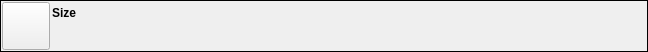
<?xml version="1.0" encoding="UTF-8"?>
<ui version="4.0">
 <class>FileShareItemWidget</class>
 <widget class="QWidget" name="FileShareItemWidget">
  <property name="geometry">
   <rect>
    <x>0</x>
    <y>0</y>
    <width>648</width>
    <height>52</height>
   </rect>
  </property>
  <property name="sizePolicy">
   <sizepolicy hsizetype="Expanding" vsizetype="Minimum">
    <horstretch>0</horstretch>
    <verstretch>52</verstretch>
   </sizepolicy>
  </property>
  <property name="minimumSize">
   <size>
    <width>0</width>
    <height>52</height>
   </size>
  </property>
  <property name="windowTitle">
   <string>Form</string>
  </property>
  <layout class="QGridLayout" name="gridLayout">
   <property name="leftMargin">
    <number>0</number>
   </property>
   <property name="topMargin">
    <number>0</number>
   </property>
   <property name="rightMargin">
    <number>0</number>
   </property>
   <property name="bottomMargin">
    <number>0</number>
   </property>
   <property name="spacing">
    <number>0</number>
   </property>
   <item row="0" column="0">
    <widget class="QFrame" name="m_MainFrame">
     <property name="frameShape">
      <enum>QFrame::Panel</enum>
     </property>
     <property name="frameShadow">
      <enum>QFrame::Plain</enum>
     </property>
     <layout class="QHBoxLayout" name="horizontalLayout_4">
      <property name="spacing">
       <number>2</number>
      </property>
      <property name="leftMargin">
       <number>1</number>
      </property>
      <property name="topMargin">
       <number>1</number>
      </property>
      <property name="rightMargin">
       <number>1</number>
      </property>
      <property name="bottomMargin">
       <number>2</number>
      </property>
      <item>
       <widget class="VxPushButton" name="m_FileIconButton">
        <property name="sizePolicy">
         <sizepolicy hsizetype="Fixed" vsizetype="Fixed">
          <horstretch>0</horstretch>
          <verstretch>0</verstretch>
         </sizepolicy>
        </property>
        <property name="minimumSize">
         <size>
          <width>48</width>
          <height>48</height>
         </size>
        </property>
        <property name="maximumSize">
         <size>
          <width>48</width>
          <height>48</height>
         </size>
        </property>
        <property name="text">
         <string/>
        </property>
        <property name="iconSize">
         <size>
          <width>48</width>
          <height>48</height>
         </size>
        </property>
       </widget>
      </item>
      <item>
       <layout class="QVBoxLayout" name="verticalLayout">
        <property name="spacing">
         <number>0</number>
        </property>
        <item>
         <layout class="QHBoxLayout" name="horizontalLayout_2">
          <property name="spacing">
           <number>5</number>
          </property>
          <property name="bottomMargin">
           <number>2</number>
          </property>
          <item>
           <widget class="QLabel" name="m_FileSizeLabel">
            <property name="font">
             <font>
              <bold>true</bold>
             </font>
            </property>
            <property name="text">
             <string>Size</string>
            </property>
           </widget>
          </item>
          <item>
           <widget class="VxLabel" name="m_FileNameLabel">
            <property name="sizePolicy">
             <sizepolicy hsizetype="Expanding" vsizetype="Preferred">
              <horstretch>0</horstretch>
              <verstretch>0</verstretch>
             </sizepolicy>
            </property>
            <property name="font">
             <font>
              <pointsize>9</pointsize>
             </font>
            </property>
            <property name="text">
             <string/>
            </property>
            <property name="wordWrap">
             <bool>true</bool>
            </property>
           </widget>
          </item>
         </layout>
        </item>
        <item>
         <widget class="FileActionBarWidget" name="m_FileActionBar">
          <property name="frameShape">
           <enum>QFrame::NoFrame</enum>
          </property>
          <property name="frameShadow">
           <enum>QFrame::Raised</enum>
          </property>
         </widget>
        </item>
       </layout>
      </item>
     </layout>
    </widget>
   </item>
  </layout>
 </widget>
 <customwidgets>
  <customwidget>
   <class>VxPushButton</class>
   <extends>QPushButton</extends>
   <header>VxPushButton.h</header>
  </customwidget>
  <customwidget>
   <class>VxLabel</class>
   <extends>QLabel</extends>
   <header>VxLabel.h</header>
  </customwidget>
  <customwidget>
   <class>FileActionBarWidget</class>
   <extends>QFrame</extends>
   <header>FileActionBarWidget.h</header>
   <container>1</container>
  </customwidget>
 </customwidgets>
 <resources/>
 <connections/>
</ui>
